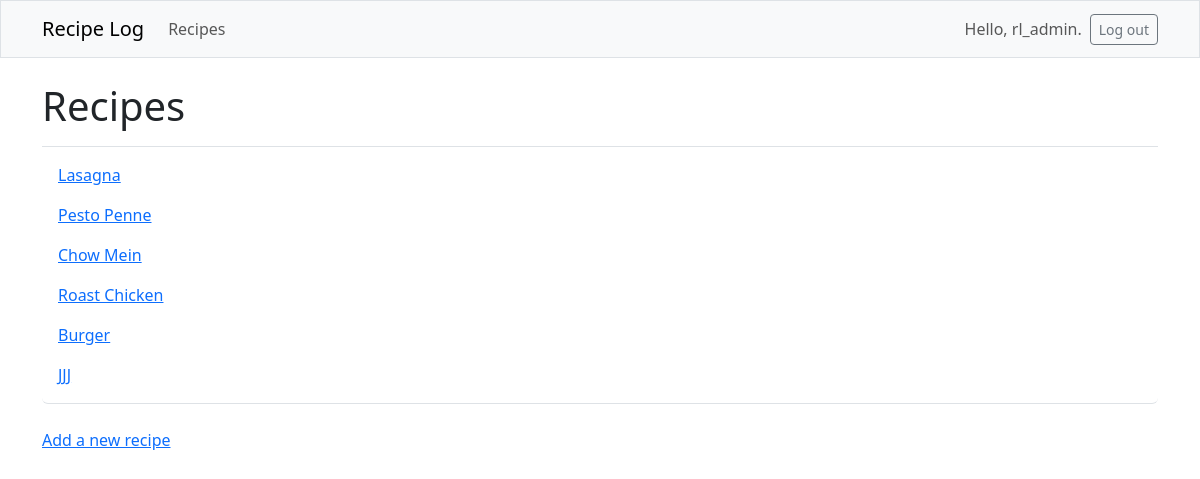
Page /recipes/ (signed in) on the committed database.
### recipe_log/models.py (models this page shows, shortened)
class Recipe(models.Model):
    text = models.CharField(max_length=200)
    date_added = models.DateTimeField(auto_now_add=True)
    owner = models.ForeignKey(User, on_delete=models.CASCADE)

### recipe_log/views.py (the view)
# urls.py: path('recipes/', views.recipes, name='recipes'),
@login_required
def recipes(request):
    recipes = Recipe.objects.filter(owner=request.user).order_by('date_added')
    context = {'recipes': recipes}
    return render(request,'recipe_log/recipes.html', context)

### recipe_log/templates/recipe_log/recipes.html
{% extends 'recipe_log/base.html' %}
{% block page_header %}
  <h1>Recipes</h1>
{% endblock page_header %}
{% block content %}
  <ul class="list-group border-bottom pb-2 mb-4">
    {% for recipe in recipes %}
      <li class="list-group-item border-0">
        <a href="{% url 'recipe_log:recipe' recipe.id %}">
          {{ recipe.text }}</a></li>
      {% empty %}
        <li class="list-group-item border-0">No recipes here, add some.</li>
    {% endfor %}
  </ul>
  <a href="{% url 'recipe_log:new_recipe' %}">Add a new recipe</a>
{% endblock content %}

### recipe_log/templates/recipe_log/base.html (shortened to what this page needs)
<!DOCTYPE html>
<html lang="en">
<head>
  {% load django_bootstrap5 %}
  {% bootstrap_css %}
</head>
<body>
  <nav class="navbar navbar-expand-md navbar ligjt bg-light mb-4 border">
    <div class="container fluid">
      <a class="navbar-brand" href="{% url 'recipe_log:index' %}">Recipe Log</a>
      <div class="collapse navbar-collapse" id="navbarCollapse">
        <ul class="navbar-nav me-auto mb-2 mb-md-0">
          <li class="nav-item">
            <a class="nav-link" href="{% url 'recipe_log:recipes' %}">Recipes</a>
          </li>
        </ul>
        <ul class="navbar-nav ms-auto mb-2 mb-md-0">
          {% if user.is_authenticated %}
            <li class="nav-item">
              <span class="navbar-text me-2">Hello, {{ user.username }}.</span>
            </li>
            {% endif %}
        </ul>
        {% if user.is_authenticated %}
          <form action="{% url 'accounts:logout' %}" method="post">
            <button name="submit" class="btn btn-outline-secondary btn-sm">
              Log out</button>
          </form>
        {% endif %}
      </div>
    </div>
  </nav>
  <main class="container">
    <div class="pb-2 mb-2 border-bottom">
      {% block page_header %}{% endblock page_header %}
    </div>
    <div>
      {% block content %}{% endblock content %}
    </div>
  </main>
</body>
</html>

### rows in the picture
Recipe: text "Lasagna"
Recipe: text "Pesto Penne"
Recipe: text "Chow Mein"
Recipe: text "Roast Chicken"
Recipe: text "Burger"
Recipe: text "JJJ"

### other values in the picture
{{ user.username }} "rl_admin"
